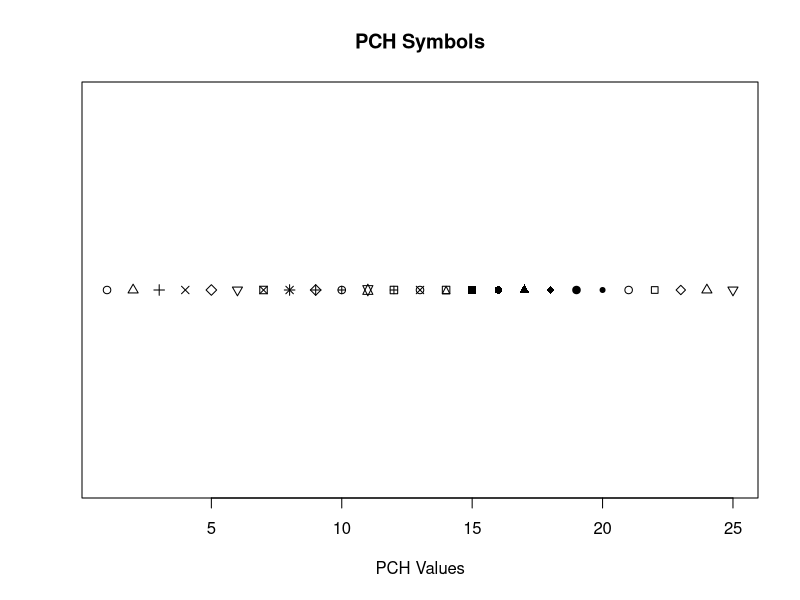

This figure's R source:
## ---- chunk 1
pchvalues <- 1:25
pdf('rplot.pdf')
plot1 <- plot(x=1, y=1, pch= pchvalues[1], xlim = c(1,25), xlab = "PCH Values", main = "PCH Symbols", yaxt='n', ylab="")
i = 1
repeat
{
i = i +1 
points(x=i, y=1, pch= pchvalues[i])
if (i > 25)
break;
}
